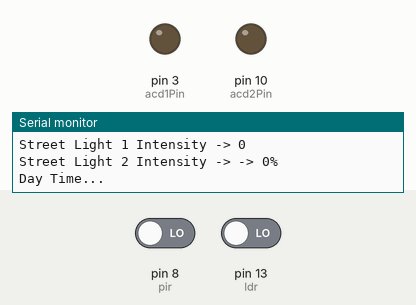
Bench run of a sketch on a simulated Arduino Uno, built with avr-gcc and run on an emulated ATmega328P. Parts: output pins drawn as LEDs (lit = HIGH), the last lines printed to the serial monitor. The inputs (shaded band) are chosen by the test bench; at power-on: pin 13 (ldr) LOW, pin 8 (pir) LOW.

Above: at 1.3 s.
1.4 s: pin 13 (ldr) driven HIGH
At 2.6 s:
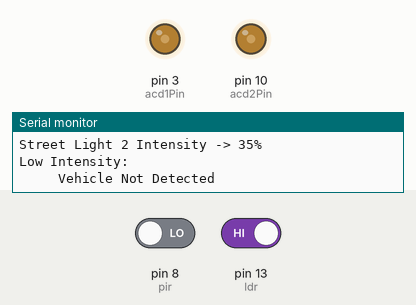
3.7 s: pin 8 (pir) driven HIGH
At 5.2 s:
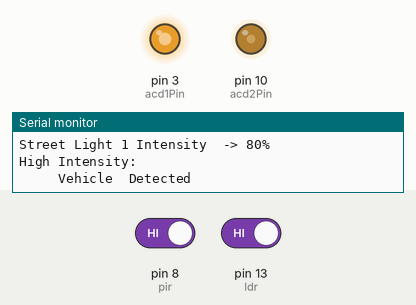
11.9 s: pin 8 (pir) driven LOW
At 13.7 s:
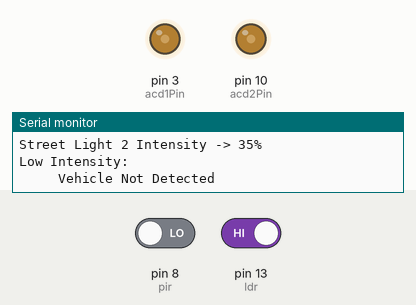
Timing chart, 0 to 15.2 s (numbered marks = the images above; inputs shaded):
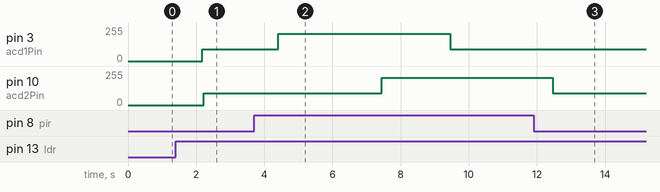

Measured:
- after the input at 1.4 s, pin 3 (acd1Pin): 0/255 → 89/255 after 0.78 s; pin 10 (acd2Pin): 0/255 → 89/255 after 0.82 s
- after the input at 3.7 s, pin 3 (acd1Pin): 89/255 → 204/255 after 0.71 s, → 89/255 5.0 s later; pin 10 (acd2Pin): 89/255 → 204/255 after 3.7 s
- after the input at 11.9 s, pin 3 (acd1Pin): stays 89/255 (without the input it goes to 204/255 after 1.6 s); pin 10 (acd2Pin): goes on until 12.5 s, then stays 89/255

The sketch:

Smart_Street_Light_Witout_Esp.ino
```cpp
//Libraries
#include <RBDdimmer.h>//https://github.com/RobotDynOfficial/RBDDimmer
//Parameters
int zeroCrossPin  = 2;
int acd1Pin  = 3;
int acd2Pin  = 10;


int pirstate;
int pir = 8;

int ldrstate;

int ldr = 13;

dimmerLamp acd1(acd1Pin);
dimmerLamp acd2(acd2Pin);


void setup() {

  pinMode(pir, INPUT);
  pinMode(ldr, INPUT);
  //Init Serial USB
  Serial.begin(9600);
  Serial.println(F("Initialize System"));
  acd1.begin(NORMAL_MODE, ON);
  acd2.begin(NORMAL_MODE, ON);
  delay(100);
}


void loop() {
  testDimmer();
  delay(1000);

}

void testDimmer() { /* function testDimmer */

  ////Sweep light power to test dimmer

  ldrstate = digitalRead(ldr);
  pirstate = digitalRead(pir);
  Serial.print("ldrstate:");
  Serial.println(ldrstate);
  Serial.print("pirstate:");
  Serial.println(pirstate);

  if (ldrstate == 1 && pirstate == 1)
  {
    High1();
    delay(3000);
    High2();
    delay(2000);
    Low1();
        delay(3000);
    Low2();

  }
  else if (ldrstate == 1 && pirstate == 0)
  {
    Low1();
    Low2();
  }
  else
  {
   acd1.setPower(0); // setPower(0-100%);
  Serial.print("Street Light 1 Intensity -> ");
  Serial.println(acd1.getPower());

  acd2.setPower(0); // setPower(0-100%);
  Serial.print("Street Light 2 Intensity -> -> ");
  Serial.print(acd2.getPower());
  Serial.println("%");
  Serial.println("Day Time...");
  }
}

void High1() {
  acd1.setPower(80); // setPower(0-100%);
  Serial.print("Street Light 1 Intensity  -> ");
  Serial.print(acd1.getPower());
  Serial.println("%");

  Serial.println("High Intensity: ");
  Serial.println("\t\t Vehicle  Detected");
}

void Low1() {
  acd1.setPower(35); // setPower(0-100%);
  Serial.print("Street Light 1 Intensity ->  ");
  Serial.print(acd1.getPower());
  Serial.println("%");

  Serial.println("Low Intensity: ");
  Serial.println("\t\t Vehicle Not Detected");

}

void High2() {
  acd2.setPower(80); // setPower(0-100%);
  Serial.print("Street Light 2 Intensity -> ");
  Serial.print(acd2.getPower());
  Serial.println("%");

  Serial.println("High Intensity: ");
  Serial.println("\t\t Vehicle  Detected");
}

void Low2() {
  acd2.setPower(35); // setPower(0-100%);
  Serial.print("Street Light 2 Intensity -> ");
  Serial.print(acd2.getPower());
  Serial.println("%");

  Serial.println("Low Intensity: ");
  Serial.println("\t\t Vehicle Not Detected");

}
```
